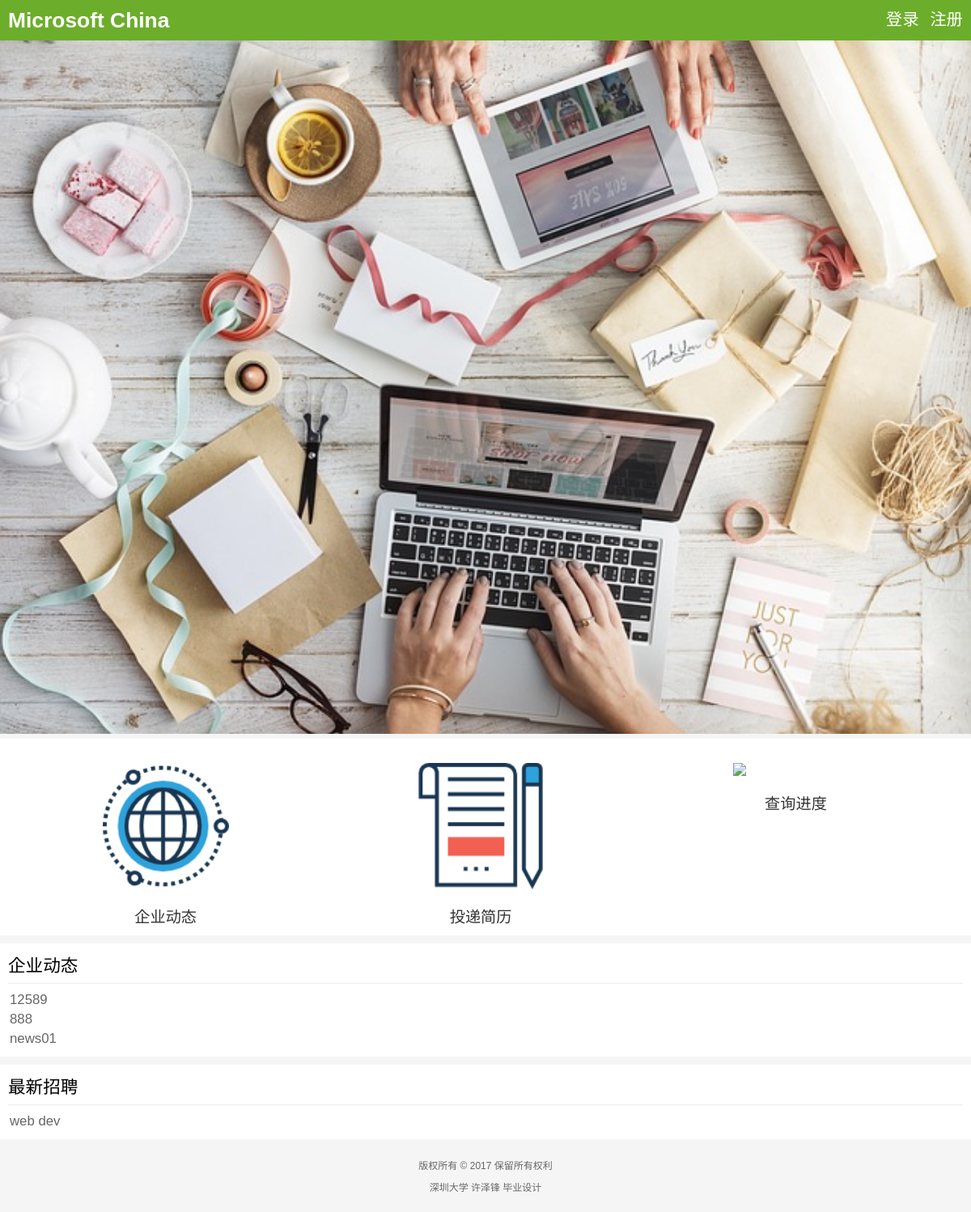
The app's page /, older data.
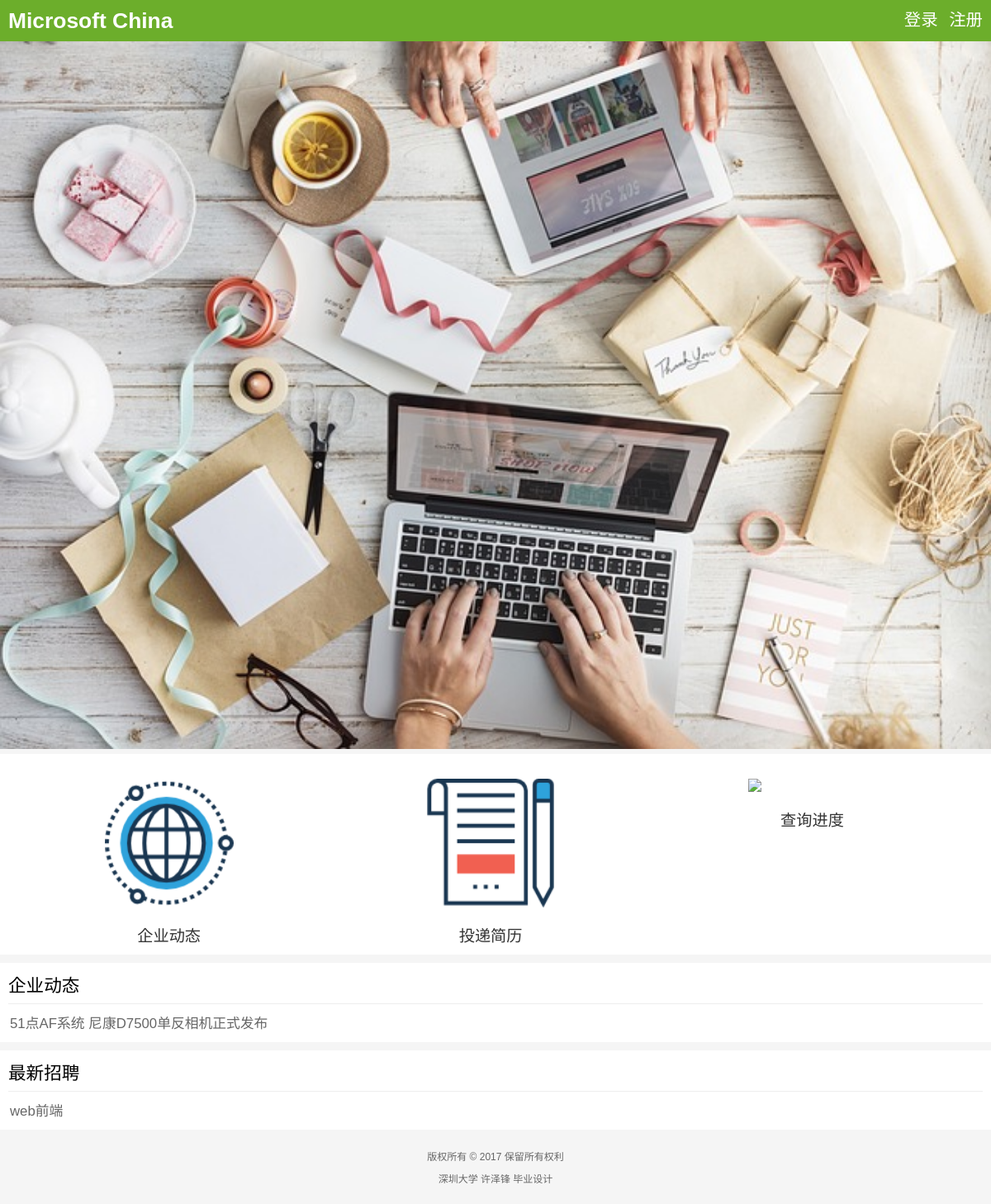
The same page, newer data.
### hrrs/apps/news/models.py (models this page shows)
class Article(models.Model):
    title = models.CharField(max_length=256)
    summary = models.CharField(max_length=256)
    content = models.TextField(default='', blank=True)
    published = models.BooleanField(default=False)
    createdby = models.ForeignKey(User, related_name='news_createdby_user')
    modifiedby = models.ForeignKey(User, related_name='news_modifiedby_user')
    create_time = models.DateTimeField(auto_now_add=True)
    modify_time = models.DateTimeField(auto_now=True)

### hrrs/apps/jobs/models.py (models this page shows)
class Job(models.Model):
    name = models.CharField(max_length=256)
    summary = models.CharField(max_length=256)
    description = models.TextField(default='', blank=True)
    opened = models.BooleanField(default=False)
    createdby = models.ForeignKey(User, related_name='jobs_createdby_user')
    modifiedby = models.ForeignKey(User, related_name='jobs_modifiedby_user')
    create_time = models.DateTimeField(auto_now_add=True)
    modify_time = models.DateTimeField(auto_now=True)

### hrrs/apps/hrrsadmin/views.py (the view)
# urls.py: 2. Add a URL to urlpatterns:  url(r'^$', views.home, name='home')
def home(request):
    article_list = Article.objects.filter(published=True).order_by('-modify_time')
    job_list = Job.objects.filter(opened=True).order_by('-modify_time')
    is_manage = False
    if request.user.is_authenticated():
        if request.user.role in ['H', 'A', 'E'] or request.user.is_superuser:
            is_manage = True
    return render(request, 'hrrsadmin/homepage.html', {'article_list': article_list, 'job_list': job_list, 'is_manage': is_manage})

### hrrs/apps/hrrsadmin/templates/hrrsadmin/homepage.html (shortened to what this page needs)
{% extends 'base.html' %}
{% block content %}
    <div class="index-body">
        <div class="index-bigbanner">
            <a href=""><img src="/static/img/home-banner-01.jpg"></a>
        </div>
        <div class="index-entrance">
            <a href="{% url 'news_index' %}"><img src="/static/icon/011-internet.png" /><span>企业动态</span></a>
            <a href="{% url 'jobs_index' %}"><img src="/static/icon/004-signature.png" /><span>投递简历</span></a>
            <a href="{% url 'resumes_my' %}"><img src="/static/icon/010-transport-1.png" /><span>查询进度</span></a>
        </div>
        <div class="card">
            <h2>企业动态</h2>
            <div class="card-list">
                {% for article in article_list %}
                <a href="{% url 'news_show' article.pk %}">{{article.title}}</a>
                {% endfor %}
            </div>
        </div>
        <div class="card">
            <h2>最新招聘</h2>
            <div class="card-list">
                {% for job in job_list %}
                <a href="{% url 'jobs_show' job.pk %}">{{job.name}}</a>
                {% endfor %}
            </div>
        </div>
    </div>
{% endblock %}

### hrrs/apps/hrrsadmin/templates/base.html (shortened to what this page needs)
<!DOCTYPE html>
<html>
<head>
    <link rel="stylesheet" type="text/css" href="/static/css/global.css" />
</head>
<body>
    <div class="header">
        <div class="header-logo"><a href="{% url 'home' %}">Microsoft China</a></div>
        <div class="header-user">
        {% if request.user.is_authenticated %}
            <div class="header-logged">
                <span><a class="header-profile" href="{% url 'users_profile' %}">{{ request.user.nickname }}</a></span>
            </div>
        {% else %}
            <div class="header-not-logged-in">
                <span><a href="{% url 'users_login' %}">登录</a></span>
                <span><a href="{% url 'users_register' %}">注册</a></span>
            </div>
        {% endif %}
        </div>
    </div>
{% block content %}
{% endblock %}
    <div class="footer">
        <p>版权所有 © 2017 保留所有权利</p>
        <p>深圳大学 许泽锋 毕业设计</p>
    </div>
</body>
</html>

### hrrs/apps/hrrsadmin/static/css/global.css (style rules this page uses)
* { margin: 0; padding: 0; border: 0; }
html { font-size: 24px; }
body { font-size: 24px; font-family: sans-serif; background: #f5f5f5; }
a { text-decoration: none; }
.header { position: relative; overflow: hidden; background: #6cae2b; padding: 12px 10px; }
.header a { color: #fff; }
.header .header-logo { float: left; color: #fff; font-weight: bold; font-size: 1.1rem; line-height: 100%; }
.header .header-user { float: right; margin-top: 0.09rem; font-size: 0.85rem; line-height: 100%; }
.header .header-user span { display: inline-block; margin: 0 0 0 8px; max-width: 100px; overflow: hidden; text-overflow: clip; white-space: nowrap; }
.footer { position: relative; overflow: hidden; padding: 8px 0 18px; text-align: center; font-size: 0.5rem; color: #666; }
.footer p { padding: 5px 0; }
.index-body { position: relative; overflow: hidden; }
.index-body .index-bigbanner { position: relative; overflow: hidden; }
.index-body .index-bigbanner a { position: relative; overflow: hidden; display: block; width: 100%; height: auto; }
.index-body .index-bigbanner a img { width: 100%; height: auto; }
.index-body .index-entrance { position: relative; overflow: hidden; margin: 0 0 10px ; padding: 10px; background: #fff; text-align: center; }
.index-body .index-entrance a { float: left; display: block; position: relative; overflow: hidden; width: 33%; color: #333; }
.index-body .index-entrance a img { display: block; margin: 5% 30%; width: 40%; height: auto; }
.index-body .index-entrance a span { display: block; text-align: center; font-size: 0.8rem; }
.card { position: relative; overflow: hidden; margin: 10px 0; padding: 10px; background: #fff; }
.card h2,.card h1 { font-size: 0.9rem; font-weight: normal; padding-bottom: 8px; margin-bottom: 8px; border-bottom: 1px solid #eee; }
.card .card-list { position: relative; overflow: hidden; }
.card .card-list a { display: block; font-size: 0.7rem; padding: 2px; color: #666; }

Row changes from the older to the newer data that the page shows:
removed Article: title "12589"
removed Article: title "888"
removed Article: title "news01"
added Article: title "51点AF系统 尼康D7500单反相机正式发布"
changed Job: name "web dev" → "web前端"
